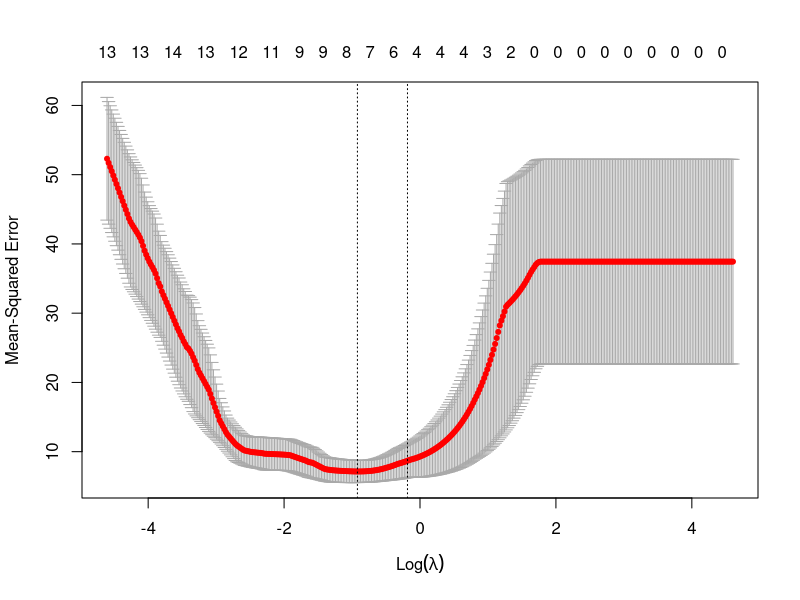

The R source for this figure:
## ---- chunk 1
knitr::opts_chunk$set(echo = TRUE)
## ---- chunk 2
library(tidyverse)
data <- mtcars %>% mutate(
                    cyl = as.factor(cyl),
                    vs = as.factor(vs),
                    am = as.factor(am),
                    gear = as.factor(gear),
                    carb = as.factor(carb)
      )

## ---- chunk 3
data2 <- model.matrix( ~ . , data  = data)

## ---- chunk 4
set.seed(155)
sampleTrainIndex <- sample(1:nrow(data2) , size = 0.75*nrow(data2))

trainData <- data2[sampleTrainIndex , ]
testData <- data2[-sampleTrainIndex , ]

trainDataX <- trainData[, -c(1,2)]
trainDataY <- trainData[, 2]

testDataX <- testData[, -c(1,2)]
testDataY <- testData[, 2]
## ---- chunk 5
lambdas <- 10^seq(2,-2 , by = -0.01)

library(glmnet)
model <- cv.glmnet(trainDataX , trainDataY , alpha = 1 , lambda = lambdas , nfolds = 3 )
plot(model)
best_lambda <- model$lambda.min
## ---- chunk 6
modelLasso <- glmnet(trainDataX , trainDataY , alpha = 1 , lambda = best_lambda) 

predictions <- predict(modelLasso , testDataX)

library(caret)

R2(predictions , testDataY)
MAE(predictions , testDataY)
RMSE(predictions , testDataY)

#What would happen otherwise
modelLassoOLS<- glmnet(trainDataX , trainDataY , alpha = 1 , lambda = 0)

predictionsOLS <- predict(modelLassoOLS , testDataX)

R2(predictionsOLS , testDataY)
MAE(predictionsOLS , testDataY)
RMSE(predictionsOLS , testDataY)

